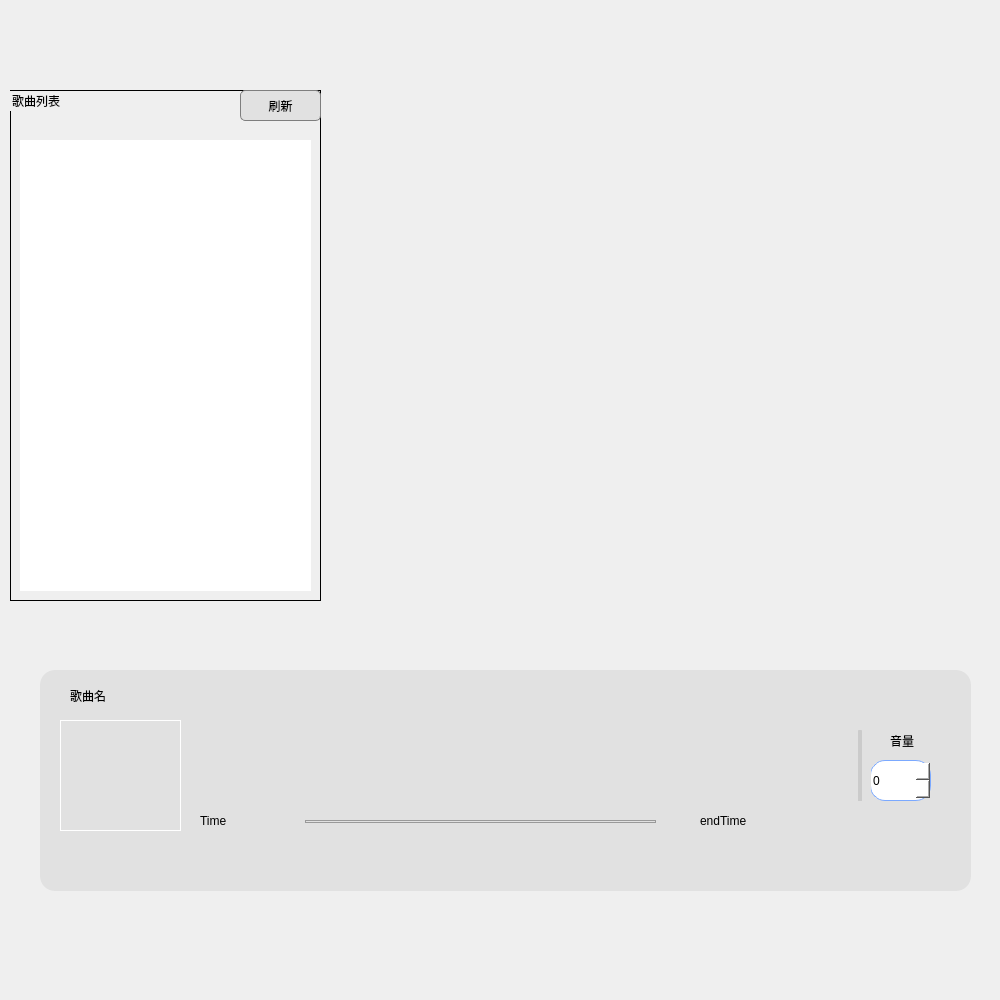
<?xml version="1.0" encoding="UTF-8"?>
<ui version="4.0">
    <class>Widget</class>
    <widget class="QWidget" name="Widget">
        <property name="geometry">
            <rect>
                <x>0</x>
                <y>0</y>
                <width>1000</width>
                <height>1000</height>
            </rect>
        </property>
        <property name="maximumSize">
            <size>
                <width>2000</width>
                <height>2000</height>
            </size>
        </property>
        <property name="windowTitle">
            <string>Widget</string>
        </property>
        <property name="styleSheet">
            <string notr="true"/>
        </property>
        <widget class="QGroupBox" name="groupBox1">
            <property name="geometry">
                <rect>
                    <x>40</x>
                    <y>670</y>
                    <width>931</width>
                    <height>221</height>
                </rect>
            </property>
            <property name="styleSheet">
                <string notr="true">background-color: rgb(225, 225, 225);
                    border-radius:15px
                </string>
            </property>
            <property name="title">
                <string/>
            </property>
            <widget class="QPushButton" name="startBtn">
                <property name="geometry">
                    <rect>
                        <x>420</x>
                        <y>60</y>
                        <width>61</width>
                        <height>51</height>
                    </rect>
                </property>
                <property name="styleSheet">
                    <string notr="true"/>
                </property>
                <property name="text">
                    <string/>
                </property>
            </widget>
            <widget class="QPushButton" name="nextBtn">
                <property name="geometry">
                    <rect>
                        <x>530</x>
                        <y>60</y>
                        <width>61</width>
                        <height>51</height>
                    </rect>
                </property>
                <property name="styleSheet">
                    <string notr="true"/>
                </property>
                <property name="text">
                    <string/>
                </property>
            </widget>
            <widget class="QSpinBox" name="volumeSpinBox">
                <property name="geometry">
                    <rect>
                        <x>830</x>
                        <y>90</y>
                        <width>61</width>
                        <height>41</height>
                    </rect>
                </property>
                <property name="styleSheet">
                    <string notr="true">QSpinBox {
                        border:1px solid rgb(123, 169, 255);
                        background:white
                        }

                        QSpinBox::up-button {
                        border-image:url(:/image/up_arrow.png)
                        }

                        QSpinBox::down-button {
                        border-image:url(:/image/down_arrow.png)
                        }

                        QSpinBox::up-button:pressed {
                        margin-top:3px;
                        }

                        QSpinBox::down-button:pressed {
                        margin-bottom:3px;
                        }
                    </string>
                </property>
            </widget>
            <widget class="QLabel" name="nameLab">
                <property name="geometry">
                    <rect>
                        <x>30</x>
                        <y>0</y>
                        <width>601</width>
                        <height>51</height>
                    </rect>
                </property>
                <property name="styleSheet">
                    <string notr="true">font: 12pt &quot;黑体&quot;;
                        color: rgb(0, 0, 0);
                    </string>
                </property>
                <property name="text">
                    <string>歌曲名</string>
                </property>
            </widget>
            <widget class="QLabel" name="strTime">
                <property name="geometry">
                    <rect>
                        <x>160</x>
                        <y>140</y>
                        <width>71</width>
                        <height>21</height>
                    </rect>
                </property>
                <property name="text">
                    <string>Time</string>
                </property>
            </widget>
            <widget class="QPushButton" name="lastBtn">
                <property name="geometry">
                    <rect>
                        <x>310</x>
                        <y>60</y>
                        <width>61</width>
                        <height>51</height>
                    </rect>
                </property>
                <property name="styleSheet">
                    <string notr="true"/>
                </property>
                <property name="text">
                    <string/>
                </property>
            </widget>
            <widget class="QLabel" name="label">
                <property name="geometry">
                    <rect>
                        <x>750</x>
                        <y>70</y>
                        <width>51</width>
                        <height>41</height>
                    </rect>
                </property>
                <property name="text">
                    <string/>
                </property>
            </widget>
            <widget class="QLabel" name="imageLab">
                <property name="geometry">
                    <rect>
                        <x>20</x>
                        <y>50</y>
                        <width>121</width>
                        <height>111</height>
                    </rect>
                </property>
                <property name="styleSheet">
                    <string notr="true">border:1px solid white;
                        border-radius:0px
                    </string>
                </property>
                <property name="text">
                    <string/>
                </property>
            </widget>
            <widget class="QSlider" name="volumeSlider">
                <property name="geometry">
                    <rect>
                        <x>810</x>
                        <y>60</y>
                        <width>21</width>
                        <height>71</height>
                    </rect>
                </property>
                <property name="styleSheet">
                    <string notr="true">QSlider
                        {
                        border-color: #cbcbcb;
                        }
                        QSlider::groove:vertical
                        {
                        background: #cbcbcb;
                        width: 6px;
                        border-radius: 1px;
                        padding-left:-1px;
                        padding-right:-1px;
                        padding-top:-1px;
                        padding-bottom:-1px;
                        }
                        QSlider::sub-page:vertical
                        {
                        background: #cbcbcb;
                        border-radius: 2px;
                        }
                        QSlider::add-page:vertical
                        {
                        background: qlineargradient(x1:0, y1:0, x2:0, y2:1, stop:0 #439cf4, stop:1 #439cf4);
                        background: qlineargradient(x1: 0, y1: 0.2, x2: 1, y2: 1, stop: 0 #439cf4, stop: 1 #439cf4);
                        width: 10px;
                        border-radius: 2px;
                        }
                        QSlider::handle:vertical
                        {
                        border-image: url(:/image/volumeHandle.png);
                        margin: -2px -7px -2px -7px;
                        height: 17px;
                        }
                    </string>
                </property>
                <property name="orientation">
                    <enum>Qt::Vertical</enum>
                </property>
            </widget>
            <widget class="QLabel" name="endTime">
                <property name="geometry">
                    <rect>
                        <x>660</x>
                        <y>140</y>
                        <width>91</width>
                        <height>21</height>
                    </rect>
                </property>
                <property name="text">
                    <string>endTime</string>
                </property>
            </widget>
            <widget class="QSlider" name="progressBar">
                <property name="geometry">
                    <rect>
                        <x>260</x>
                        <y>140</y>
                        <width>361</width>
                        <height>22</height>
                    </rect>
                </property>
                <property name="styleSheet">
                    <string notr="true">QSlider{
                        border-color: #bcbcbc;
                        }
                        QSlider::groove:horizontal {
                        border: 1px solid #999999;
                        height: 1px;
                        margin: 0px 0;
                        left: 5px; right: 5px;
                        }
                        QSlider::handle:horizontal {
                        border: 0px ;
                        border-image: url(:/image/blur.png);
                        width: 15px;
                        margin: -7px -7px -7px -7px;
                        }
                        QSlider::add-page:horizontal{
                        background: qlineargradient(spread:pad, x1:0, y1:1, x2:0, y2:0, stop:0 #bcbcbc, stop:0.25
                        #bcbcbc, stop:0.5 #bcbcbc, stop:1 #bcbcbc);

                        }
                        QSlider::sub-page:horizontal{
                        background: qlineargradient(spread:pad, x1:0, y1:1, x2:0, y2:0, stop:0 #439cf3, stop:0.25
                        #439cf3, stop:0.5 #439cf3, stop:1 #439cf3);
                        }
                    </string>
                </property>
                <property name="orientation">
                    <enum>Qt::Horizontal</enum>
                </property>
            </widget>
            <widget class="QPushButton" name="addBtn">
                <property name="geometry">
                    <rect>
                        <x>800</x>
                        <y>20</y>
                        <width>41</width>
                        <height>31</height>
                    </rect>
                </property>
                <property name="styleSheet">
                    <string notr="true"/>
                </property>
                <property name="text">
                    <string/>
                </property>
            </widget>
            <widget class="QPushButton" name="loseBtn">
                <property name="geometry">
                    <rect>
                        <x>800</x>
                        <y>150</y>
                        <width>41</width>
                        <height>31</height>
                    </rect>
                </property>
                <property name="styleSheet">
                    <string notr="true"/>
                </property>
                <property name="text">
                    <string/>
                </property>
            </widget>
            <widget class="QLabel" name="label_3">
                <property name="geometry">
                    <rect>
                        <x>850</x>
                        <y>60</y>
                        <width>51</width>
                        <height>21</height>
                    </rect>
                </property>
                <property name="text">
                    <string>音量</string>
                </property>
            </widget>
        </widget>
        <widget class="QGroupBox" name="groupBox">
            <property name="geometry">
                <rect>
                    <x>10</x>
                    <y>90</y>
                    <width>311</width>
                    <height>511</height>
                </rect>
            </property>
            <property name="styleSheet">
                <string notr="true">font: 15pt &quot;黑体&quot;;
                    color: rgb(0, 0, 0);
                    border:1px solid black;
                </string>
            </property>
            <property name="title">
                <string>歌曲列表</string>
            </property>
            <widget class="QListWidget" name="listWidget">
                <property name="geometry">
                    <rect>
                        <x>10</x>
                        <y>50</y>
                        <width>291</width>
                        <height>451</height>
                    </rect>
                </property>
                <property name="styleSheet">
                    <string notr="true">font: 12pt &quot;黑体&quot;;
                        color: rgb(0, 0, 0);
                        border:1px solid white;
                    </string>
                </property>
            </widget>
            <widget class="QPushButton" name="pushButton">
                <property name="geometry">
                    <rect>
                        <x>230</x>
                        <y>0</y>
                        <width>81</width>
                        <height>31</height>
                    </rect>
                </property>
                <property name="styleSheet">
                    <string notr="true">font: 10pt &quot;黑体&quot;;
                        background-color: rgb(225, 225, 225);
                        color: rgb(0, 0, 0);
                        border:1px solid rgb(126, 126, 126);
                        border-radius:5px
                    </string>
                </property>
                <property name="text">
                    <string>刷新</string>
                </property>
            </widget>
        </widget>
        <zorder>groupBox</zorder>
        <zorder>groupBox1</zorder>
    </widget>
    <layoutdefault spacing="6" margin="11"/>
    <resources/>
    <connections/>
</ui>
